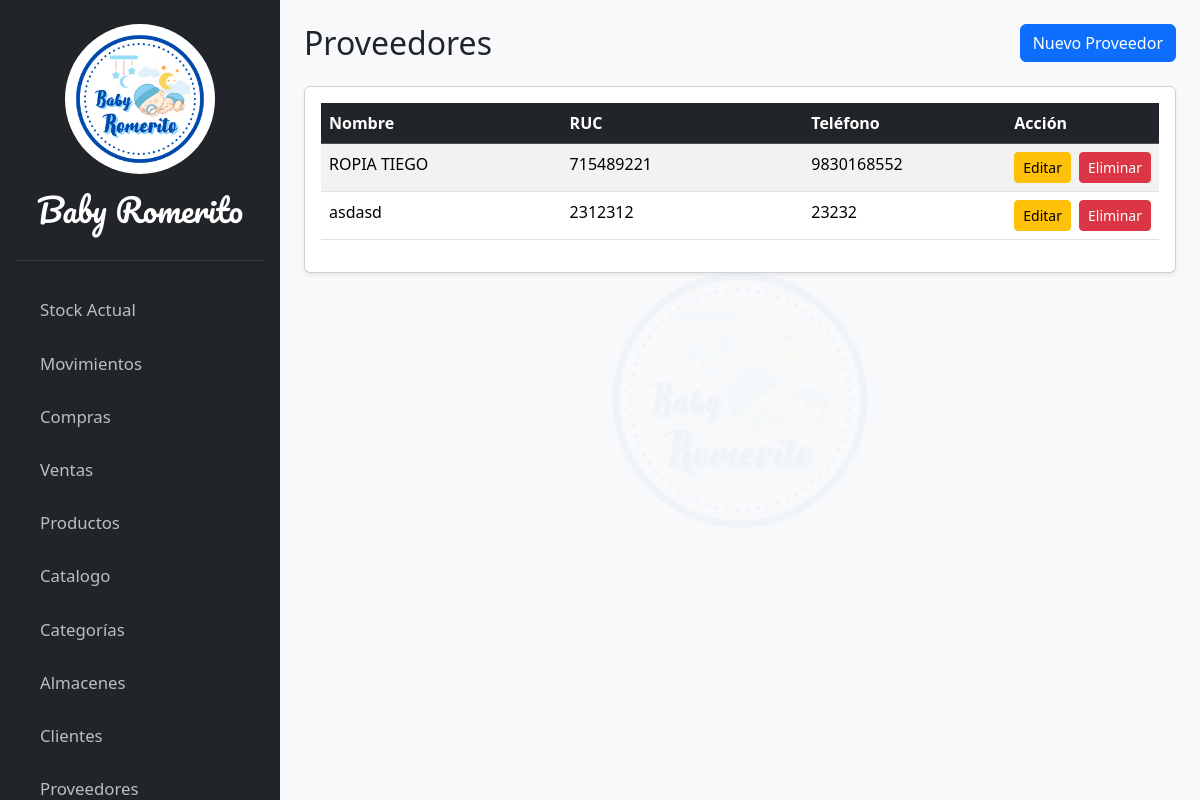
Screenshot of /proveedores/proveedor/lista with the database file from the repository.
### apps/proveedores/models.py (models this page shows, shortened)
class Proveedor(models.Model):
    nombre = models.CharField("Nombre del Proveedor", max_length=255)
    ruc = models.CharField("RUC", max_length=11, null=True, blank=True)
    telefono = models.CharField("Teléfono", max_length=20, null=True, blank=True)

### apps/proveedores/views.py (the view)
# urls.py: path('proveedor/lista', views.ProveedorListView.as_view(), name='proveedor-list'),
class ProveedorListView(ListView):
    model = Proveedor
    template_name = 'proveedor/pages/proveedor_list.html'
    context_object_name = 'proveedores'

### templates/proveedor/pages/proveedor_list.html (shortened to what this page needs)
{% extends 'core/base.html' %}
{% block content %}
<header class="d-flex justify-content-between align-items-center mb-4">
  <h2 class="m-0">Proveedores</h2>
  <button
    hx-get="{% url 'proveedor-create' %}"
    hx-target="#proveedor-table"
    hx-swap="afterbegin"
    class="btn btn-primary">
    Nuevo Proveedor
  </button>
</header>
<div class="card shadow-sm">
  <div class="card-body">
    <table id="datatable-proveedores" class="table table-striped table-hover" style="width:100%">
      <thead class="table-dark">
        <tr>
          <th style="width: 30%;">Nombre</th>
          <th style="width: 30%;">RUC</th>
          <th style="width: 25%;">Teléfono</th>
          <th style="width: 15%;">Acción</th>
        </tr>
      </thead>
      <tbody id="proveedor-table">
        {% for proveedor in proveedores %}
          {% include 'proveedor/partials/_proveedor_list_rows.html' %}
        {% empty %}
        <tr>
          <td colspan="4" class="text-center">No hay proveedores registrados.</td>
        </tr>
        {% endfor %}
      </tbody>
    </table>
  </div>
</div>
{% endblock %}

### templates/proveedor/partials/_proveedor_list_rows.html
<tr id="proveedor-{{ proveedor.pk }}">
    <td>{{ proveedor.nombre }}</td>
    <td>{{ proveedor.ruc|default:"-" }}</td>
    <td>{{ proveedor.telefono|default:"-" }}</td>
    <td>
        <div class="d-flex gap-2 justify-content-end">
            <button
              hx-get="{% url 'proveedor-edit' proveedor.pk %}"
              hx-target="#proveedor-{{ proveedor.pk }}"
              hx-swap="outerHTML"
              class="btn btn-warning btn-sm">
              Editar
            </button>
            <button
              hx-delete="{% url 'proveedor-delete' proveedor.pk %}"
              hx-target="#proveedor-{{ proveedor.pk }}"
              hx-confirm="¿Estás seguro de que quieres eliminar a '{{ proveedor.nombre }}'?"
              hx-swap="outerHTML"
              class="btn btn-danger btn-sm">
              Eliminar
            </button>
        </div>
    </td>
</tr>

### rows the page displays
Proveedor: nombre "ROPIA TIEGO", ruc "715489221", telefono "9830168552"
Proveedor: nombre "asdasd", ruc "2312312", telefono "23232"
